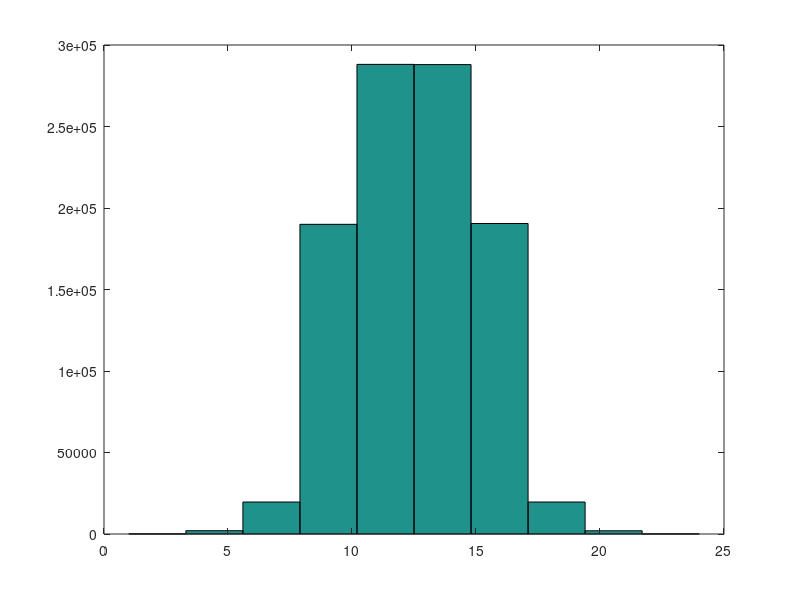

This chart was generated by the following MATLAB code:
% values for the experiment
numberTrials   = 25;
threshold      = 20;
numberSubjects = 1e6;

% generate trials for each subject, count the successes per subject
trials = sum(rand(numberSubjects, numberTrials) > 0.5, 2);

% plot a histogram
hist(trials);

% count how many are very good and what their proportion is
numHigh    = sum(trials > threshold);
proportion = numHigh / numberSubjects;

display([num2str(proportion*100) '% (' num2str(numHigh) ') of '...
         num2str(numberSubjects) ' subjects scored more than '...
         num2str(threshold) ' out of ' num2str(numberTrials) '.'])